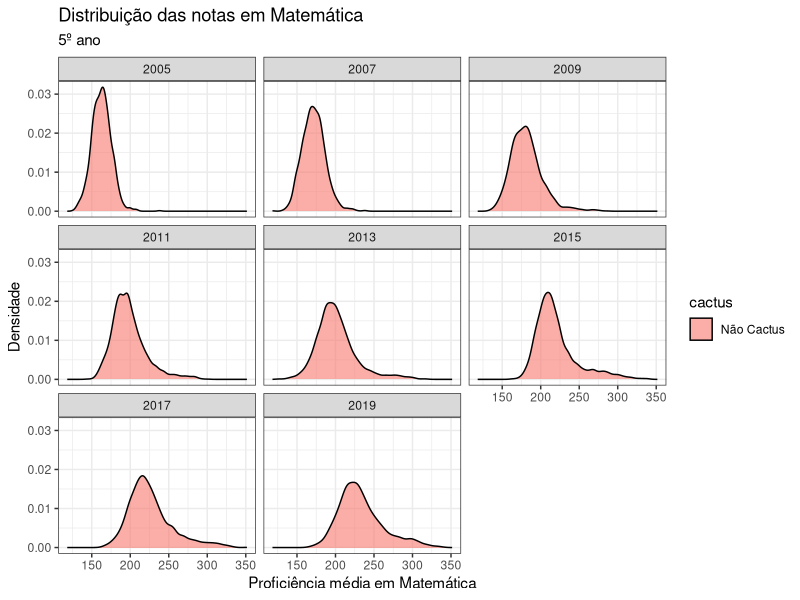
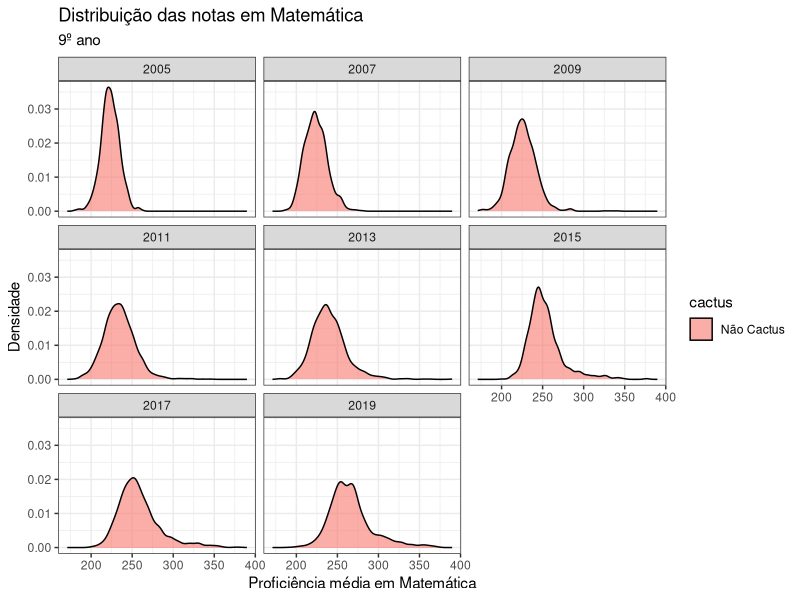
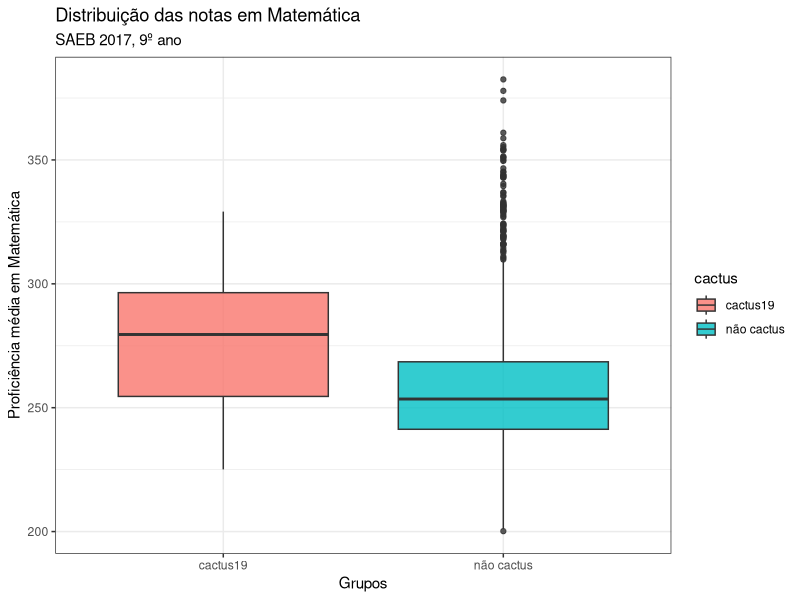

Write R code to recreate these figures, in order. (Note: this script raises an error after producing the figures.)
#=========================================================================
# 9º ano, Final
#=========================================================================
library(tidyverse)
library(readr)
library(car)
library(readxl)
library(broom)
library(tidyr)

escolas <- read_csv("../../BaseDados/Avaliacoes/SAEB_IDEB_ESCOLAS_5o_9o_2019_cactus.csv") %>% 
  select(-1) %>% 
  mutate(cactus = as.factor(cactus))


# escolas_pareado <- read_excel("base_pareada.xlsx")

#### MT 9o ano #####

final <- escolas %>% 
  select(`Código do Município`, `Código da Escola`, cactus, ano, MT_9o) %>% 
  pivot_wider(names_from = ano, values_from = MT_9o) %>% 
  mutate(delta_19 = `2019` - `2017`,
         delta_17 = `2017` - `2015`,
         delta_15 = `2015` - `2013`,
         delta_13 = `2013` - `2011`,
         delta_11 = `2011` - `2009`,
         delta_09 = `2009` - `2007`,
         delta_07 = `2007` - `2005`,
         delta_perc_19 = delta_19 / `2017`,
         delta_perc_17 = delta_17 / `2015`,
         delta_perc_15 = delta_15 / `2013`,
         delta_perc_13 = delta_13 / `2011`,
         delta_perc_11 = delta_11 / `2009`,
         delta_perc_09 = delta_09 / `2007`,
         delta_perc_07 = delta_07 / `2005`)

# Tabela 19 contra 17
tab_19 <- final %>% 
  filter(!is.na(delta_19)) %>% 
  group_by(cactus) %>% 
  summarise(media_17 = mean(`2017`),
            media_19 = mean(`2019`),
            delta = round(mean(delta_19), 3),
            delta_perc = round(mean(delta_perc_19), 4),
            n = n()) 

# Tabela 17 contra 15
tab_17 <- final %>% 
  filter(!is.na(delta_17)) %>% 
  group_by(cactus) %>% 
  summarise(media_15 = mean(`2015`),
            media_17 = mean(`2017`),
            delta = round(mean(delta_17), 3),
            delta_perc = round(mean(delta_perc_17), 4),
            n = n())

# Tabela 15 contra 13
tab_15 <- final %>% 
  filter(!is.na(delta_15)) %>% 
  group_by(cactus) %>% 
  summarise(media_13 = mean(`2013`),
            media_15 = mean(`2015`),
            delta = round(mean(delta_15), 3),
            delta_perc = round(mean(delta_perc_15), 4),
            n = n())

# Tabela 13 contra 11
tab_13 <- final %>% 
  filter(!is.na(delta_13)) %>% 
  group_by(cactus) %>% 
  summarise(media_11 = mean(`2011`),
            media_13 = mean(`2013`),
            delta = round(mean(delta_13), 3),
            delta_perc = round(mean(delta_perc_13), 4),
            n = n())

# Testes Delta 2019
filtrado_19 <- final %>% 
  filter(!is.na(delta_19)) %>% 
  select(`Código do Município`, `Código da Escola`, cactus, delta_19, delta_perc_19)

cactus19 <- filtrado_19 %>% 
  filter(cactus == "cactus19")
n_cactus <- filtrado_19 %>% 
  filter(cactus == "não cactus")

shapiro.test(n_cactus$delta_19) # Não normal
shapiro.test(cactus19$delta_19) # Não normal
var.test(filtrado_19$delta_19 ~ cactus, data = filtrado_19) # p-valor de 58,17%
kruskal.test(filtrado_19$delta_19 ~ cactus, data = filtrado_19) # p-valor de 17,93%

t.test(filtrado_19$delta_19 ~ cactus, data = filtrado_19,
       alternative = "greater") # p-valor de 5,697% para cactus19 maior
wilcox.test(filtrado_19$delta_19 ~ cactus, data = filtrado_19,
            exact = FALSE, alternative = "greater") # p-valor de 8,966% para delta maior em cactus19

# Testes Delta 2017
filtrado_17 <- final %>% 
  filter(!is.na(delta_17)) %>% 
  select(`Código do Município`, `Código da Escola`, cactus, delta_17, delta_perc_17)

cactus19_1 <- filtrado_17 %>% 
  filter(cactus == "cactus19")
n_cactus_1 <- filtrado_17 %>% 
  filter(cactus == "não cactus")

shapiro.test(n_cactus_1$delta_17) # Não normal
shapiro.test(cactus19_1$delta_17) # Normal
var.test(filtrado_17$delta_17 ~ cactus, data = filtrado_17) # p-valor de 1,849%
kruskal.test(filtrado_17$delta_17 ~ cactus, data = filtrado_17) # p-valor de 0,67%

t.test(filtrado_17$delta_17 ~ cactus, data = filtrado_17,
       alternative = "greater",
       var.equal = FALSE) # p-valor de 0,3181% para cactus19 maior
wilcox.test(filtrado_17$delta_17 ~ cactus, data = filtrado_17,
            exact = FALSE, alternative = "greater") # p-valor de 0,3353% para cactus 19 maior


##### IDEB 9o ano #####

final <- escolas %>% 
  select(`Código do Município`, `Código da Escola`, cactus, ano, IDEB_9o) %>% 
  pivot_wider(names_from = ano, values_from = IDEB_9o) %>% 
  mutate(delta_19 = `2019` - `2017`,
         delta_17 = `2017` - `2015`,
         delta_15 = `2015` - `2013`,
         delta_13 = `2013` - `2011`,
         delta_11 = `2011` - `2009`,
         delta_09 = `2009` - `2007`,
         delta_07 = `2007` - `2005`,
         delta_perc_19 = delta_19 / `2017`,
         delta_perc_17 = delta_17 / `2015`,
         delta_perc_15 = delta_15 / `2013`,
         delta_perc_13 = delta_13 / `2011`,
         delta_perc_11 = delta_11 / `2009`,
         delta_perc_09 = delta_09 / `2007`,
         delta_perc_07 = delta_07 / `2005`)

# Tabela 19 contra 17
tab_19 <- final %>% 
  filter(!is.na(delta_19)) %>% 
  group_by(cactus) %>% 
  summarise(media_17 = mean(`2017`),
            media_19 = mean(`2019`),
            delta = round(mean(delta_19), 3),
            delta_perc = round(mean(delta_perc_19), 4),
            n = n()) 

# Tabela 17 contra 15
tab_17 <- final %>% 
  filter(!is.na(delta_17)) %>% 
  group_by(cactus) %>% 
  summarise(media_15 = mean(`2015`),
            media_17 = mean(`2017`),
            delta = round(mean(delta_17), 3),
            delta_perc = round(mean(delta_perc_17), 4),
            n = n())

# Tabela 15 contra 13
tab_15 <- final %>% 
  filter(!is.na(delta_15)) %>% 
  group_by(cactus) %>% 
  summarise(media_13 = mean(`2013`),
            media_15 = mean(`2015`),
            delta = round(mean(delta_15), 3),
            delta_perc = round(mean(delta_perc_15), 4),
            n = n())

# Tabela 13 contra 11
tab_13 <- final %>% 
  filter(!is.na(delta_13)) %>% 
  group_by(cactus) %>% 
  summarise(media_11 = mean(`2011`),
            media_13 = mean(`2013`),
            delta = round(mean(delta_13), 3),
            delta_perc = round(mean(delta_perc_13), 4),
            n = n())

# Testes Delta 2019
filtrado_19 <- final %>% 
  filter(!is.na(delta_19)) %>% 
  select(`Código do Município`, `Código da Escola`, cactus, delta_19, delta_perc_19)

cactus19 <- filtrado_19 %>% 
  filter(cactus == "cactus19")
n_cactus <- filtrado_19 %>% 
  filter(cactus == "não cactus")

shapiro.test(n_cactus$delta_19) # Não normal
shapiro.test(cactus19$delta_19) # Não normal
var.test(filtrado_19$delta_19 ~ cactus, data = filtrado_19) # p-valor de 58,17%
kruskal.test(filtrado_19$delta_19 ~ cactus, data = filtrado_19) # p-valor de 17,93%

t.test(filtrado_19$delta_19 ~ cactus, data = filtrado_19,
       alternative = "greater") # p-valor de 5,697% para cactus19 maior
wilcox.test(filtrado_19$delta_19 ~ cactus, data = filtrado_19,
            exact = FALSE, alternative = "greater") # p-valor de 8,966% para delta maior em cactus19

# Testes Delta 2017
filtrado_17 <- final %>% 
  filter(!is.na(delta_17)) %>% 
  select(`Código do Município`, `Código da Escola`, cactus, delta_17, delta_perc_17)

cactus19_1 <- filtrado_17 %>% 
  filter(cactus == "cactus19")
n_cactus_1 <- filtrado_17 %>% 
  filter(cactus == "não cactus")

shapiro.test(n_cactus_1$delta_17) # Não normal
shapiro.test(cactus19_1$delta_17) # Normal
var.test(filtrado_17$delta_17 ~ cactus, data = filtrado_17) # p-valor de 1,849%
kruskal.test(filtrado_17$delta_17 ~ cactus, data = filtrado_17) # p-valor de 0,67%

t.test(filtrado_17$delta_17 ~ cactus, data = filtrado_17,
       alternative = "greater",
       var.equal = FALSE) # p-valor de 0,3181% para cactus19 maior
wilcox.test(filtrado_17$delta_17 ~ cactus, data = filtrado_17,
            exact = FALSE, alternative = "greater") # p-valor de 0,3353% para cactus 19 maior







#### testes primeira versão ####




# Temos alguns valores zerados na base, não sei o que isso pode significar,
# mas provavelmente distorce os dados.

# Acho que os nomes dos municípios estão estranhos.

# Seria ideal ter valores do número de alunos prestando a prova por escola
# para poder calcular uma média ponderada.

#=========================================================================
# Gráficos extra
#=========================================================================

escolas %>% 
  mutate(cactus = ifelse(cactus == "cactus19_5_9", "Cactus 19",
                         ifelse(cactus == "cactus20_5_9", "Cactus 20", "Não Cactus"))) %>% 
  ggplot() +
  geom_density(aes(x = MT_5o, fill = cactus), 
               alpha = 0.6) +
  facet_wrap(~ ano) +
  theme_bw() +
  ylab("Densidade") +
  xlab("Proficiência média em Matemática") +
  labs(title = "Distribuição das notas em Matemática",
       subtitle = "5º ano")

escolas %>% 
  mutate(cactus = ifelse(cactus == "cactus19_5_9", "Cactus 19",
                         ifelse(cactus == "cactus20_5_9", "Cactus 20", "Não Cactus"))) %>% 
  ggplot() +
  geom_density(aes(x = MT_9o, fill = cactus), 
               alpha = 0.6) +
  facet_wrap(~ ano) +
  theme_bw() +
  ylab("Densidade") +
  xlab("Proficiência média em Matemática") +
  labs(title = "Distribuição das notas em Matemática",
       subtitle = "9º ano")


#=========================================================================
# 9º ano, 2017
#=========================================================================

# Boxplot
escolas %>% 
  filter(ano == 2017) %>% 
  ggplot() +
  geom_boxplot(aes(y = MT_9o, x = cactus, fill = cactus), 
               alpha = 0.8) +
  theme_bw() +
  xlab("Grupos") +
  ylab("Proficiência média em Matemática") +
  labs(title = "Distribuição das notas em Matemática",
       subtitle = "SAEB 2017, 9º ano")

# Filtrando para alguns testes de normalidade

shapiro.test(escolas17_c19$MT_9o) # normal, mas amostra pequena
shapiro.test(escolas17_c20$MT_9o) # normal, mas amostra pequena
shapiro.test(escolas17_nc$MT_9o) # não normal

# Teste para comparar variâncias de três grupos diferentes
fligner.test(MT_9o ~ cactus, data = escolas_2017) # variâncias diferentes

# Teste de igualdade das médias entre mais de dois grupos
kruskal.test(MT_9o ~ cactus, data = escolas_2017) # pelo menos uma das médias é diferente

# cactus 19 x cactus 20
var.test(MT_9o ~ cactus, Ftest_1, 
         alternative = "two.sided") # variâncias iguais
t.test(MT_9o ~ cactus, Ftest_1, 
       alternative = "greater") # cactus 19 é maior que cactus 20 (p-valor de 2,5%)

# cactus 19 x não cactus
fligner.test(MT_9o ~ cactus, data = Ftest_2) # variâncias diferentes
wilcox.test(MT_9o ~ cactus, data = Ftest_2,
            exact = FALSE, alternative = "greater") # cactus 19 é maior que não cactus

# cactus 20 x não cactus
Ftest_8 <- escolas_2017 %>% 
  filter(cactus == "cactus20_5_9" | cactus == "não cactus_5_9")

fligner.test(MT_9o ~ cactus, data = Ftest_8) # variâncias iguais (p-valor de 8,6%)
wilcox.test(MT_9o ~ cactus, data = Ftest_8,
            exact = FALSE, alternative = "greater") # cactus 20 é maior que não cactus (p-valor de 3,71%)

#=========================================================================
# 9º ano, 2019
#=========================================================================
# Boxplot
escolas %>% 
  filter(ano == 2019) %>% 
  ggplot() +
  geom_boxplot(aes(y = MT_9o, x = cactus, fill = cactus), 
               alpha = 0.8) +
  theme_bw() +
  xlab("Grupos") +
  ylab("Proficiência média em Matemática") +
  labs(title = "Distribuição das notas em Matemática",
       subtitle = "SAEB 2019, 9º ano")

# Filtrando para alguns testes de normalidade

shapiro.test(escolas19_c19$MT_9o) # não normal, mas amostra pequena
shapiro.test(escolas19_c20$MT_9o) # normal, mas amostra pequena
shapiro.test(escolas19_nc$MT_9o) # não normal

# Teste para comparar variâncias de três grupos diferentes
fligner.test(MT_9o ~ cactus, data = escolas_2019) # variâncias diferentes

# Teste de igualdade das médias entre mais de dois grupos
kruskal.test(MT_9o ~ cactus, data = escolas_2019) # pelo menos uma das médias é diferente

# cactus 19 x cactus 20
fligner.test(MT_9o ~ cactus, data = Ftest_3) # variâncias diferentes
wilcox.test(MT_9o ~ cactus, data = Ftest_3,
            exact = FALSE, alternative = "greater") # cactus 19 é maior que cactus 20

# cactus 19 x não cactus
fligner.test(MT_9o ~ cactus, data = Ftest_4) # variâncias diferentes
wilcox.test(MT_9o ~ cactus, data = Ftest_4,
            exact = FALSE, alternative = "greater") # cactus 19 é maior que não cactus

# cactus 20 x não cactus
Ftest_9 <- escolas_2019 %>% 
  filter(cactus == "cactus20_5_9" | cactus == "não cactus_5_9")

fligner.test(MT_9o ~ cactus, data = Ftest_9) # variâncias iguais (p-valor de 31,12%)
wilcox.test(MT_9o ~ cactus, data = Ftest_9,
            exact = FALSE, alternative = "greater") # cactus 20 não maior que não cactus (p-valor de 10,07%)

#=========================================================================
# 9º ano, 2017 para 2019
#=========================================================================
# Filtrando para alguns testes de normalidade

shapiro.test(pareado_17$MT_9o) # normal
shapiro.test(pareado_19$MT_9o) # normal

# cactus 19 (2017) x cactus 19 (2019)
var.test(MT_9o ~ ano, Ftest_5, 
         alternative = "two.sided") # p-valor de 8,23%, variâncias iguais
t.test(MT_9o ~ ano, Ftest_5,
       paired = TRUE,
       alternative = "less") # valor em 2019 é maior que em 2017 (p-valor de 0,0097%)

# cactus 20 (2017) x cactus 20 (2019)
shapiro.test(pareado_17_2$MT_9o) # normal
shapiro.test(pareado_19_2$MT_9o) # normal

var.test(MT_9o ~ ano, Ftest_6, 
         alternative = "two.sided") # as duas tem distribuição normal, variâncias iguais
t.test(MT_9o ~ ano, Ftest_6, 
       paired = TRUE,
       alternative = "two.sided") # p-valor de 21,18%, parece não ter mudado de 2017 para 2019

# não cactus (2017) x não cactus (2019)
shapiro.test(pareado_17_3$MT_9o) # não é normal
shapiro.test(pareado_19_3$MT_9o) # não é normal

fligner.test(MT_9o ~ ano, Ftest_7) # as duas não tem distribuição normal, variâncias iguais
wilcox.test(MT_9o ~ ano, data = Ftest_7,
            exact = FALSE, alternative = "less") # 2017 é menor que 2019, p-valor de quase 0



